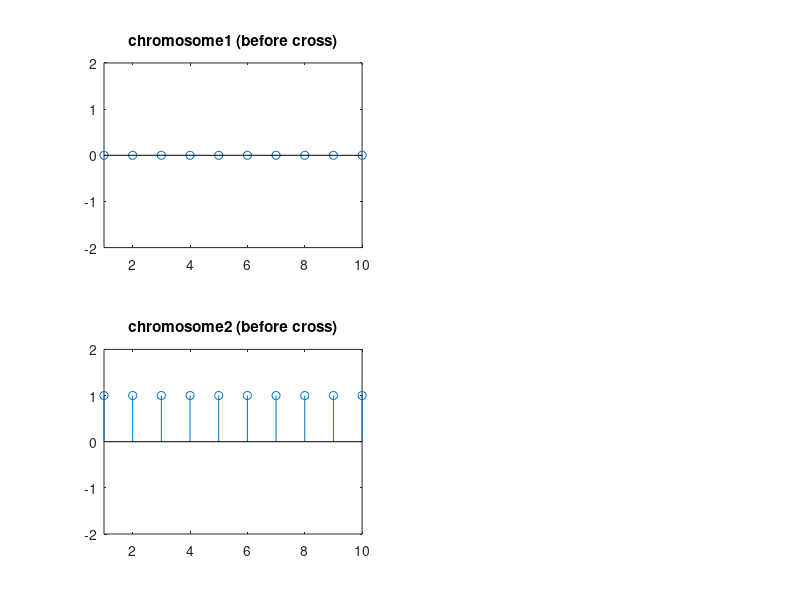

Source code (MATLAB): (Note: this script raises an error after producing the figure.)
%%%%%%%%%%%%%%%%%%%%%%%%%%%%%%%%%%%%%
% 
%   Alp Sayin - alp_sayin[at]ieee[dot]org
%   Matlab Genetic Algorithm
%   Spring 2012
% 
%%%%%%%%%%%%%%%%%%%%%%%%%%%%%%%%%%%%%

clear
close all

chromosome1 = zeros(1,10);
chromosome2 = ones(1,10);

v = [1 10 -2 2];
subplot(2,2,1)
stem(chromosome1)
axis(v)
title('chromosome1 (before cross)')
subplot(2,2,3)
stem(chromosome2)
axis(v)
title('chromosome2 (before cross)')

newChromosomePair = Cross(chromosome1, chromosome2);

subplot(2,2,2)
stem(newChromosomePair(1,:))
axis(v)
title('chromosome1 (after cross)')
subplot(2,2,4)
stem(newChromosomePair(2,:))
axis(v)
title('chromosome2 (after cross)')
